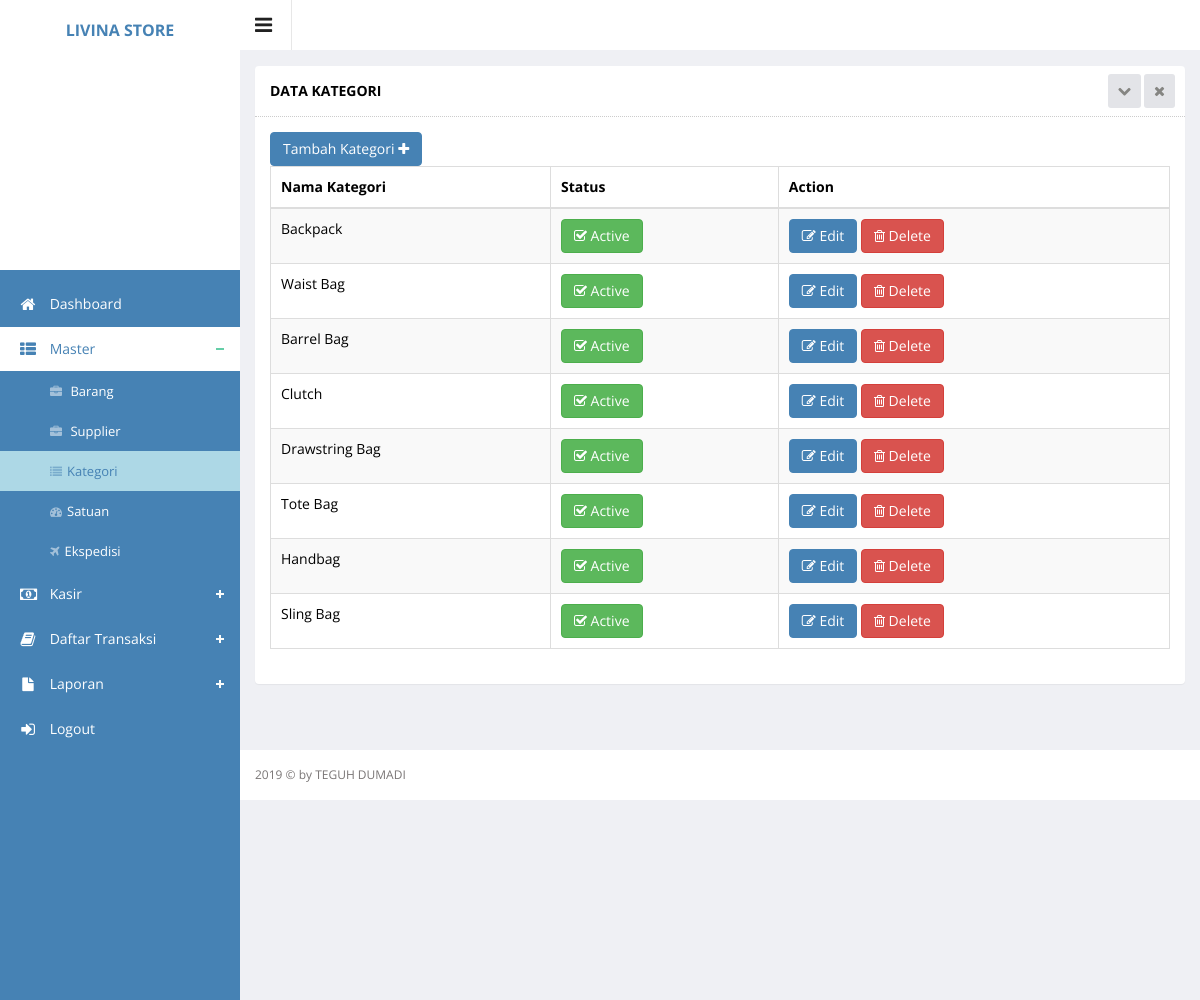
The app's page /index.php?hal=master/category/list (signed in), older data.
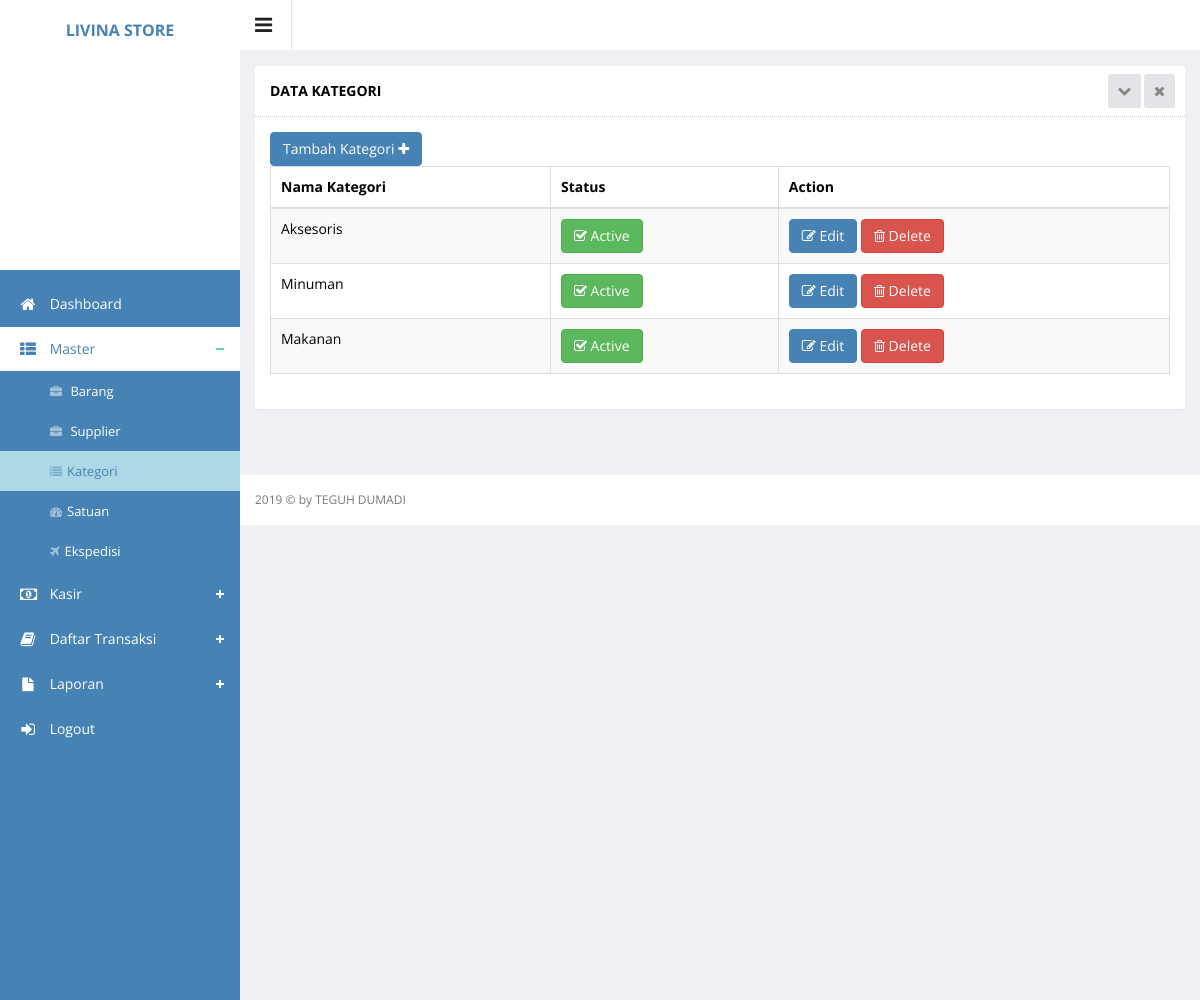
The same page, newer data.
### tables this page shows
CREATE TABLE `category` (
  `category_id` int(11) NOT NULL,
  `category_name` varchar(250) DEFAULT NULL,
  `category_status` enum('Y','N') DEFAULT NULL
);

### master/category/list.php (the view, shortened to what this page needs)
<div class="wrapper">
    <div class="row">
        <div class="col-sm-12">
            <section class="panel">
                <header class="panel-heading">
                    Data Kategori
                    <span class="tools pull-right">
                        <a href="javascript:;" class="fa fa-chevron-down"></a>
                        <a href="javascript:;" class="fa fa-times"></a>
                     </span>
                </header>
                <div class="panel-body">
                    <div class="adv-table editable-table ">
                        <div class="clearfix">
                            <div class="btn-group">
                                <a href="?hal=master/category/add">
                                    <button data-toggle="modal" class="btn btn-primary">
                                        Tambah Kategori <i class="fa fa-plus"></i>
                                    </button>
                                </a>
                            </div>
                        </div>
                        <table class="table table-striped table-hover table-bordered" id="editable-sample">
                            <thead>
                            <tr>
                                <th>Nama Kategori</th>
                                <th>Status</th>
                                <th>Action</th>
                            </tr>
                            </thead>
                            <tbody>
                            <?php
                            $queryCategory = $connect->query("SELECT * FROM category ORDER BY category_id DESC");
                            while ($rowCategory = mysqli_fetch_array($queryCategory)) {
                                ?>
                                <tr class="">
                                    <td><?php echo $rowCategory['category_name']; ?></td>
                                    <td><?php if ($rowCategory['category_status'] == 'Y') { ?>
                                            <button class="btn btn-success" type="submit"><i
                                                        class="fa fa-check-square-o"></i> Active
                                            </button>
                                        <?php } else { ?>
                                            <button class="btn btn-danger" type="submit"><i class="fa fa-ban"></i> Not
                                                Active
                                            </button>
                                        <?php } ?>
                                    </td>
                                    <td>
                                        <a href="?hal=master/category/edit&id=<?php echo $rowCategory['category_id']; ?>">
                                            <button class="btn btn-primary" type="submit"><i class="fa fa-edit"></i>
                                                Edit
                                            </button>
                                        </a>
                                        <a href="?hal=master/category/list&hapus=<?php echo $rowCategory['category_id']; ?>">
                                            <button class="btn btn-danger" type="submit" name="hapus"><i
                                                        class="fa fa-trash-o"></i> Delete
                                            </button>
                                        </a>
                                    </td>
                                </tr>
                            <?php } ?>
                            </tbody>
                        </table>
                    </div>
                </div>
            </section>
        </div>
    </div>
</div>

Row changes from the older to the newer data that the page shows:
removed category: category_name "Backpack", category_status "Y" (drawn)
removed category: category_name "Waist Bag", category_status "Y" (drawn)
removed category: category_name "Barrel Bag", category_status "Y" (drawn)
removed category: category_name "Clutch", category_status "Y" (drawn)
removed category: category_name "Drawstring Bag", category_status "Y" (drawn)
changed category: category_name "Tote Bag" → "Aksesoris"
changed category: category_name "Handbag" → "Minuman"
changed category: category_name "Sling Bag" → "Makanan"
